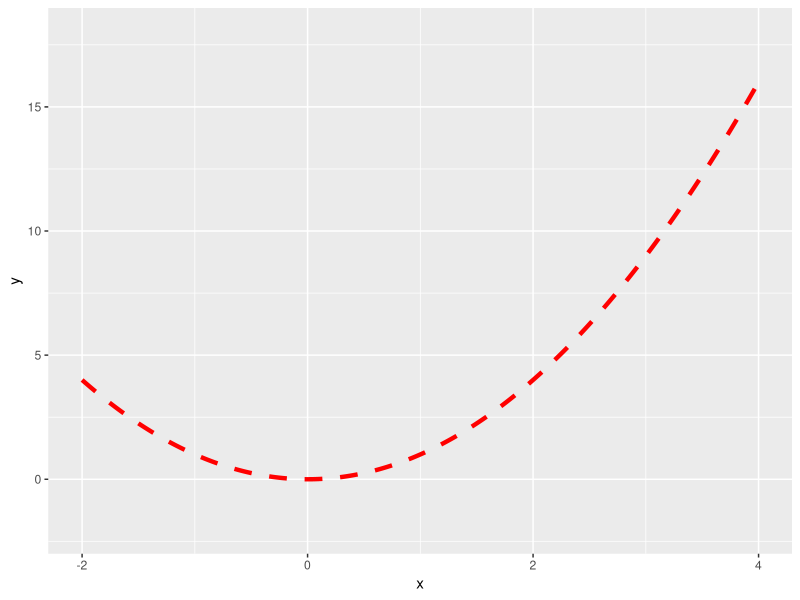
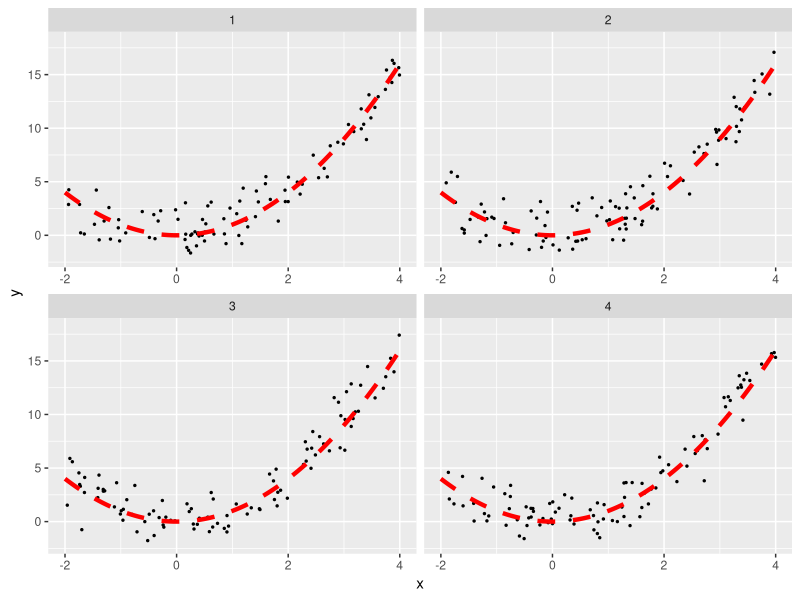
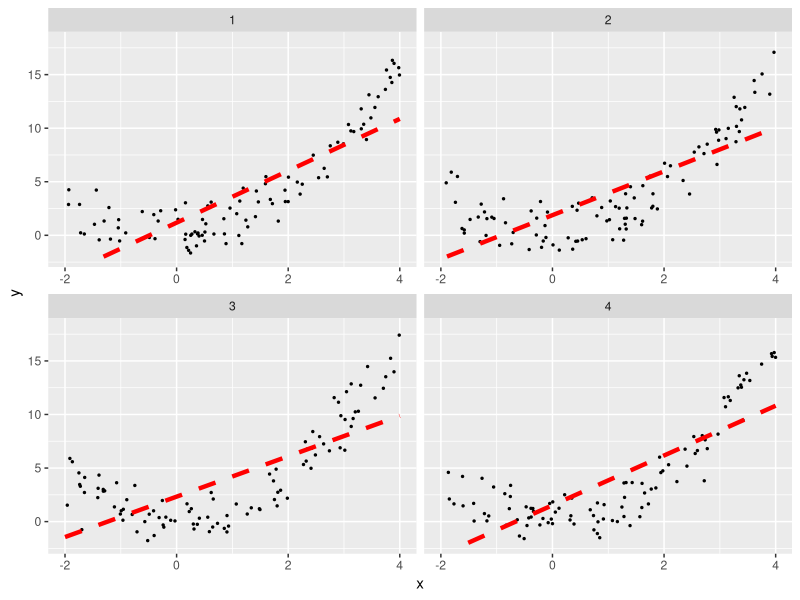
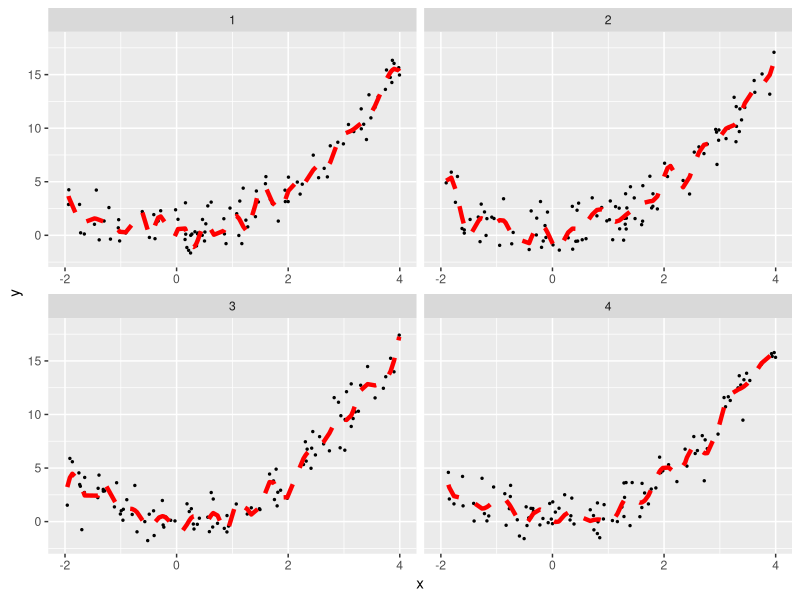

Recreate these plots in R, in order.
## ---- chunk 1
library(ggplot2)
x.true  = seq(-2,4,0.01)
df.true = data.frame("x"=x.true,"y"=x.true^2)
ggplot(data=df.true,mapping=aes(x=x,y=y)) + geom_line(linetype="dashed",color="red",size=1.5) + ylim(-2,18)
## ---- chunk 2
df = data.frame()
for ( ii in 1:4 ) {
  set.seed(101+ii)
  x = runif(100,min=-2,max=4)
  y = x^2 + rnorm(100,sd=1.5)
  df.tmp = data.frame("exp"=rep(ii,100),x,y)
  df = rbind(df,df.tmp)
}
df$exp = factor(df$exp)
ggplot(data=df,mapping=aes(x=x,y=y)) + geom_point(size=0.5) + 
  geom_line(data=df.true,mapping=aes(x=x,y=y),linetype="dashed",color="red",size=1.5) + xlim(-2,4) + ylim(-2,18) + 
  facet_wrap(~exp,scales='free_x')
## ---- chunk 3
df.lm = data.frame()
for ( ii in 1:4 ) {
  w = which(df$exp==ii)
  x = df$x[w]
  y = df$y[w]
  out.lm = lm(y~x)
  y.lm = coef(out.lm)[1] + coef(out.lm)[2]*df.true$x
  df.tmp = data.frame("exp"=rep(ii,nrow(df.true)),"x"=df.true$x,"y"=y.lm)
  df.lm = rbind(df.lm,df.tmp)
}
## ---- chunk 4
df.lm$exp = factor(df.lm$exp)
ggplot(data=df,mapping=aes(x=x,y=y)) + geom_point(size=0.5) + 
  geom_line(data=df.lm,mapping=aes(x=x,y=y),linetype="dashed",color="red",size=1.5) + xlim(-2,4) + ylim(-2,18) + 
  facet_wrap(~exp,scales='free_x')
## ---- chunk 5
if ( require(splines) == FALSE ) {
  install.packages("splines",repos="https://cloud.r-project.org")
  library(splines)
}
df.spline = data.frame()
for ( ii in 1:4 ) {
  w = which(df$exp==ii)
  x = df$x[w]
  y = df$y[w]
  out.spline = lm(y~bs(x,knots=seq(-1.5,3.5,by=0.2)))
  y.spline = predict(out.spline)
  o = order(x)
  df.tmp = data.frame("exp"=rep(ii,length(x)),"x"=x[o],"y"=y.spline[o])
  df.spline = rbind(df.spline,df.tmp)
}
## ---- chunk 6
df.spline$exp = factor(df.spline$exp)
ggplot(data=df,mapping=aes(x=x,y=y)) + geom_point(size=0.5) + 
  geom_line(data=df.spline,mapping=aes(x=x,y=y),linetype="dashed",color="red",size=1.5) + xlim(-2,4) + ylim(-2,18) + 
  facet_wrap(~exp,scales='free_x')
